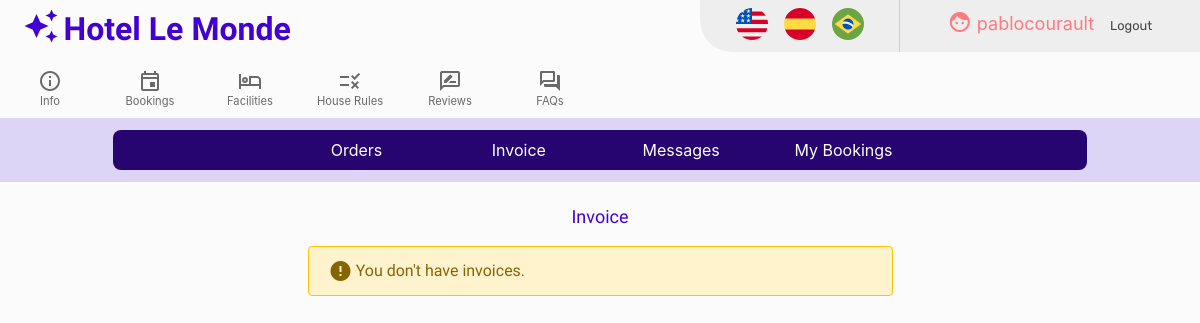
Page /invoice (signed in) on the earlier database version.
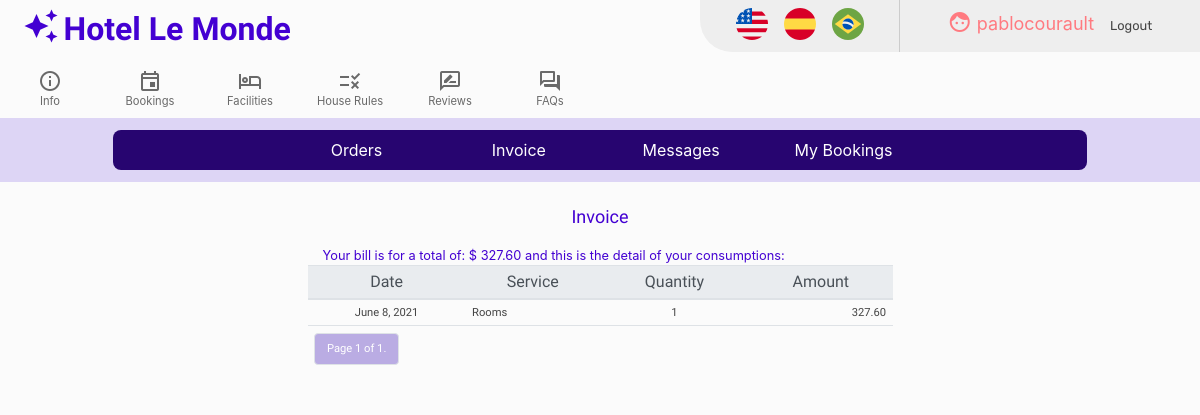
Same page on the later database version.
### hotel/models.py (models this page shows, shortened)
class Bookings(models.Model):
       user = models.ForeignKey(User, on_delete=models.CASCADE, blank=False)
       singles = models.IntegerField(validators=[MinValueValidator(0),
                                                 MaxValueValidator(8)],default=0)
       doubles = models.IntegerField(validators=[MinValueValidator(0),
                                                 MaxValueValidator(16)],default=0)
       triples = models.IntegerField(validators=[MinValueValidator(0),
                                                 MaxValueValidator(8)],default=0)
       quadruples = models.IntegerField(validators=[MinValueValidator(0),
                                                    MaxValueValidator(4)],default=0)
       checkin_date = models.DateField(blank=False, auto_now=False, auto_now_add=False)
       checkout_date = models.DateField(blank=False, auto_now=False, auto_now_add=False)
       checkout_code = models.CharField(max_length=6, blank=False)
       amount = models.DecimalField(blank=False, max_digits=8, decimal_places=2)
       checkin = models.BooleanField(default=False)

class Consumptions(models.Model):
       user = models.ForeignKey(User, on_delete=models.CASCADE, blank=False)
       booking = models.ForeignKey(Bookings, on_delete=models.CASCADE, blank=False)
       service = models.ForeignKey(Services, on_delete=models.DO_NOTHING, blank=False)
       date = models.DateField(blank=False, auto_now=False, auto_now_add=False)
       quantity = models.IntegerField(validators=[MinValueValidator(1),
                                                  MaxValueValidator(5)],default=1)
       amount = models.DecimalField(blank=False, max_digits=6, decimal_places=2)

class Services(models.Model):
       description = models.CharField(max_length=64, blank=False)
       description_es = models.CharField(max_length=64, blank=False)
       description_pt = models.CharField(max_length=64, blank=False)
       message = models.CharField(max_length=512, blank=False, default='Service request received')
       message_es = models.CharField(max_length=512, blank=False, default='Solicitud recibida')
       message_pt = models.CharField(max_length=512, blank=False, default='Pedido recebido')
       rate = models.DecimalField(blank=False, max_digits=6, decimal_places=2)

### hotel/views.py (the view)
# urls.py: path("invoice", views.invoice, name="invoice"),
@csrf_exempt
@login_required
def invoice(request):
    is_guest = Guests.objects.filter(guest=request.user).exists()
    if is_guest:
        guest = Guests.objects.get(guest=request.user)
        guest_booking = guest.booking
        consumptions = Consumptions.objects.filter(user=request.user, booking=guest.booking).order_by('date')
        paginator = Paginator(consumptions, 16) # Show 16 consumptions per page.
        page_number = request.GET.get('page')
        page_obj = paginator.get_page(page_number)
        return render(request, "hotel/invoice.html", {'page_obj': page_obj, 'is_guest': is_guest, 'guest_booking': guest_booking})
    else:
        return render(request, "hotel/invoice.html", {'is_guest': is_guest})

### hotel/templates/hotel/invoice.html (shortened to what this page needs)
{% extends "hotel/layout.html" %}
{% load i18n %}
{% load static %}
{% block body %}
<div class="row">
    <div class="col-lg-12 col-sm-12 invoice-title">
    {% translate 'Invoice' %}
    </div>
</div>
<div class="row">
     <div class="col-lg-3 col-sm-12">
</div>
<div class="col-lg-6 col-sm-12">
{% get_current_language as LANGUAGE_CODE %}
{% if is_guest %}
{% if page_obj %}
<div class="col-lg-12 col-sm-12 mybookings-checkout-title">
{% translate 'Your bill is for a total of: $ ' %} {{ guest_booking.amount }} {% translate 'and this is the detail of your consumptions:' %}
</div>
<table class="table" id="invoice-table">
<thead class="thead-light">
    <th scope="col"> {% translate 'Date' %} </th>
    <th scope="col"> {% translate 'Service' %} </th>
    <th scope="col"> {% translate 'Quantity' %} </th>
    <th scope="col"> {% translate 'Amount' %} </th>
</thead>
<tbody>
{% for consumption in page_obj %}
    {% if LANGUAGE_CODE == 'en' %}
    <tr>
        <td>{{ consumption.date }}</td>
        <td>{{ consumption.service.description }}</td>
        <td>{{ consumption.quantity }}</td>
        <td>{{ consumption.amount }}</td>
    </tr>
    {% endif %}
{% endfor %}
    <tr>
    <td colspan="4">
        <nav>
            <ul class="pagination">
                    <li class="page-item">
                      <a class="page-link reviews-active" href=""> Page {{ page_obj.number }} {% translate 'of' %} {{ page_obj.paginator.num_pages }}.</a>
                    </li>
            </ul>
          </nav>
    </td>
    </tr>
</tbody>
</table>
{% else %}
  <div class="alert alert-warning border border-warning booking-info">
    <div class="material-icons booking-info-icon">error</div>
      <div> {% translate 'You don\'t have invoices.' %} </div>
  </div>
{% endif %}
{% else %}
  <div class="alert alert-warning border border-warning booking-info">
    <div class="material-icons booking-info-icon">error</div>
      <div> {% translate 'You don\'t have invoices.' %} </div>
  </div>
{% endif %}
</div>
<div class="col-lg-3 col-sm-12">
</div>
</div>
{% endblock %}

Differences in the rows shown:
added Bookings: amount "327.60"
added Consumptions: date "June 8, 2021", service.description "Rooms", quantity "1", amount "327.60"
Other differences:
{{ page_obj.number }}: (not shown) → "1"
{{ page_obj.paginator.num_pages }}: (not shown) → "1"
text no longer shown: "You don't have invoices."
text now shown: "Your bill is for a total of: $ and this is the detail of your consumptions: Date Service Quantity Amount Page of ."
